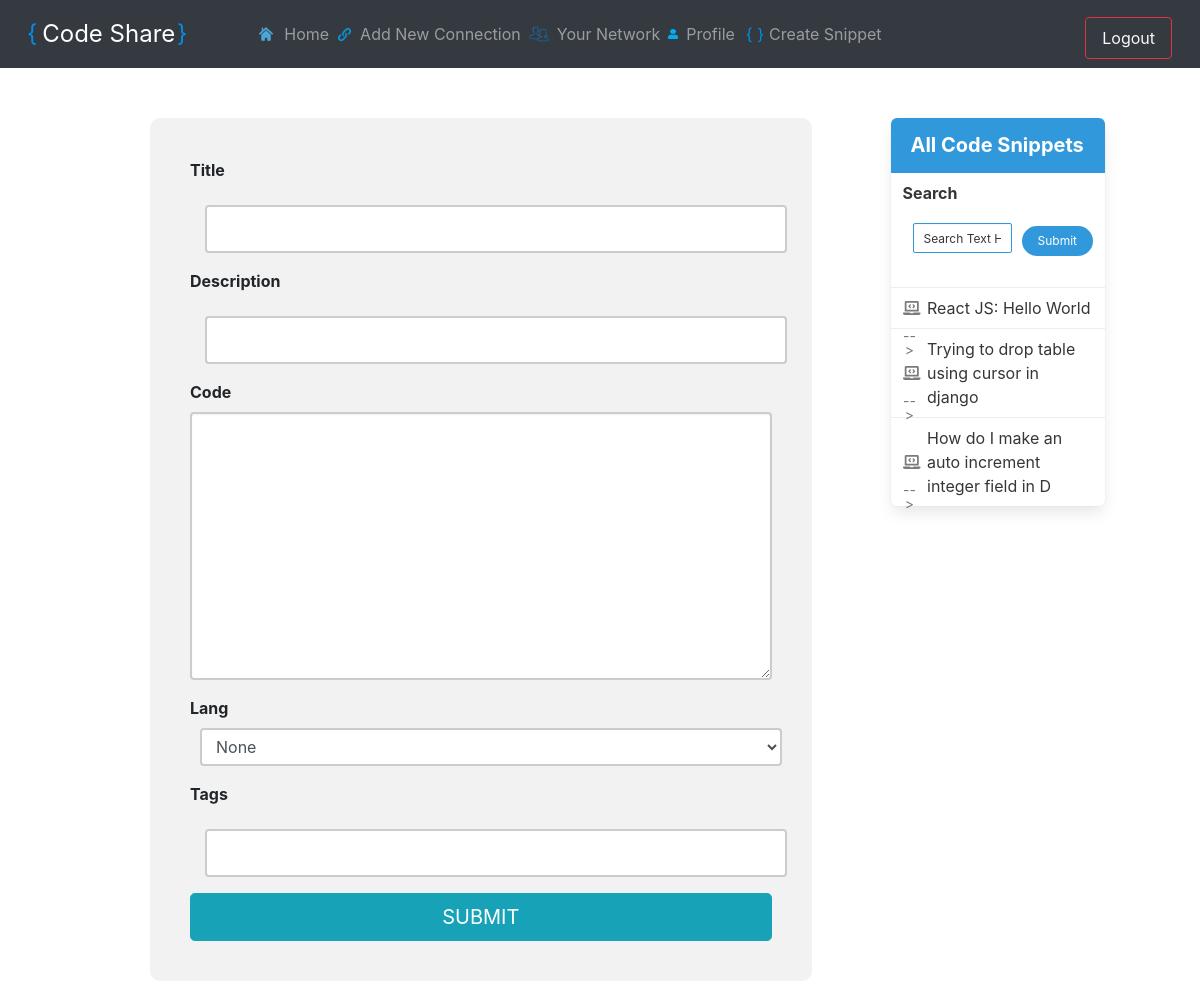
Screenshot of /snip/ (signed in) with the database file from the repository.
### feed/models.py (models this page shows, shortened)
class Post(models.Model):
    id = models.AutoField(primary_key=True)
    title = models.CharField(max_length=50, null=True)
    description = models.CharField(max_length=255, blank=True)
    code = models.TextField(blank=True, null=True)
    langs = [('text', 'None'),
            ('Markup', 'markup'),
            ('html', 'html'),
             ('CSS', 'css'),
             ('C-like', 'clike'),
             ('JavaScript', 'javascript, js'),
             ('Arduino', 'arduino'),
             ('Bash', 'bash, shell'),
             ('BASIC', 'basic'),
             ('C', 'c'),
             ('C#', 'csharp, cs, dotnet'),
             ('Cpp', 'cpp'),
             ('CoffeeScript', 'coffeescript, coffee'),
             ('CMake', 'cmake'),
             ('Clojure', 'clojure'),
             ('Django/Jinja2', 'django, jinja2'),
             ('Docker', 'docker, dockerfile'),
             ('Git', 'git'),
             ('GameMaker Language', 'gml, gamemakerlanguage'),
             ('Go', 'go'),
             ('GraphQL', 'graphql'),
             ('Groovy', 'groovy'),
             ('Haml', 'haml'),
             ('HTTP', 'http'),
             ('Icon', 'icon'),
             ('Java', 'java'),
             ('JavaDoc', 'javadoc'),
             ('JSDoc', 'jsdoc'),
             ('JSON', 'json'),
             ('JSONP', 'jsonp'),
             ('JSON5', 'json5'),
             ('Kotlin', 'kotlin'),
             ('LaTeX', 'latex, tex, context'),
             ('Latte', 'latte'),
             ('Less', 'less'),
             ('LiveScript', 'livescript'),
             ('Lua', 'lua'),
             ('Makefile', 'makefile'),
             ('Markdown', 'markdown, md'),
             ('MATLAB', 'matlab'),
             ('nginx', 'nginx'),
             ('Objective-C', 'objectivec'),
             ('OpenCL', 'opencl'),
             ('Parser', 'parser'),
             ('Pascal', 'pascal, objectpascal'),
             ('Perl', 'perl'),
             ('PHP', 'php'),
             ('PL/SQL', 'plsql'),
             ('PowerShell', 'powershell'),
             ('Pug', 'pug'),
             ('Python', 'python, py'),
             ('R', 'r'),
             ('React JSX', 'jsx'),
             ('React TSX', 'tsx'),
             ('Regex', 'regex'),
             ('Ruby', 'ruby, rb'),
             ('Rust', 'rust'),
             ('SAS', 'sas'),
             ('Sass (Sass)', 'sass'),
             ('Sass (Scss)', 'scss'),
             ('Scala', 'scala'),
             ('SQL', 'sql'),
             ('Stylus', 'stylus'),
             ('Swift', 'swift'),
             ('Twig', 'twig'),
             ('TypeScript', 'typescript, ts'),
             ('Velocity', 'velocity'),
             ('vim', 'vim'),
             ('Visual Basic', 'visual-basic, vb'),
             ('Wiki markup', 'wiki'),
             ('YAML', 'yaml, yml'),
             ('Zig', 'zig'),
             ]
    lang = models.CharField(max_length=18, choices=langs, default='text')
    author = models.ForeignKey(User, on_delete=models.CASCADE)
    tags = models.CharField(max_length=100, blank=True)
    posted_on = models.DateTimeField(auto_now_add=True)
    updated_at = models.DateTimeField(auto_now=True)

### snip_app/views.py (the view, shortened to what this page needs)
@login_required
def index(request):
    snips=Post.objects.order_by('-updated_at')[:8]
    form=snipForm(initial={'author':request.user})
    searchform=searchForm()
    return render(request, "index.html", {'searchform':searchform,'form':form, 'snips':snips})

### snip_app/forms.py
class searchForm(forms.Form):
    helper = FormHelper()
    search = forms.CharField(max_length=100, widget= forms.TextInput
                           (attrs={'class':'is-small input is-info', 'placeholder':'Search Text Here'}))

class snipForm(forms.ModelForm):
    helper = FormHelper()
    class Meta:
        model=Post
        widgets = {'author': forms.HiddenInput()}
        fields= ('title', 'description', 'code', 'lang', 'tags', 'author')

### snip_app/templates/index.html (shortened to what this page needs)
{% extends 'base.html' %}
{% load static %}
{% block content %}
{% load crispy_forms_tags %}
<article>
  <div class="main">
    <form method="POST" class="uniForm snipform" style="font-weight: 700 !important;">
      {{ form|crispy}}
      <div class="field">
        <div class="control">
          <button class="btn btn-lg btn-info btn-block text-uppercase is-rounded" type="submit">Submit</button>
        </div>
      </div>
    </form>
  </div>
</article>
{% endblock %}

### snip_app/templates/base.html (shortened to what this page needs)
{% load static %}
{% load crispy_forms_tags %}
<!DOCTYPE html>
<html>
<head>
<link
  rel="stylesheet"
  href="https://maxcdn.bootstrapcdn.com/bootstrap/4.0.0/css/bootstrap.min.css"
/>
<link
  rel="stylesheet"
  type="text/css"
  href="https://dl.dropboxusercontent.com/s/ecyb1drs5j1jyjf/styles.css?dl=0"
/>
<link href="{% static 'css/prism.css' %}" rel="stylesheet" />
<link href="{% static 'css/style.css' %}" rel="stylesheet" />
  <link href="{% static 'css/prism.css' %}" rel="stylesheet" />
  <link rel="stylesheet" href="{% static 'css/bulma.min.css' %}">
</head>
<body>
  <nav class="navbar navbar-dark bg-dark navbar-expand-lg">
      <a class="nav-item nav-link" style="font-size: x-large;color:white" href="{% url 'home' %}"
            ><span style="color: rgb(2, 141, 233); margin-right:5px;margin-left:-5px">{</span>Code Share
            <span style="color: rgb(2, 141, 233); margin-right:5px;margin-left:-5px">}</span>
        </a>
      <div class="collapse navbar-collapse" id="navbarNavAltMarkup">
        <div class="navbar-nav">
          <img src="{% static 'h.png' %}" style="height:20px; width:20px; margin-top: 10px;" />
          <a class="nav-item nav-link" href="{% url 'home' %}">Home</a>
          {% if user.is_authenticated %}
          <img src="{% static 'link.png' %}" style="height:15px; width:15px; margin-top: 13px;" />
          <a class="nav-item nav-link" href="{% url 'users_list' %}"
            >Add New Connection</a
          >
          <img src="{% static 'net1.png' %}" style="height:20px; width:20px; margin-top: 10px;" />
          <a class="nav-item nav-link" href="{% url 'friend_list' %}"
            >Your Network</a
          >
          <img src="{% static 'p.png' %}" style="height:10px; width:10px; margin-top: 15px;" />
          <a class="nav-item nav-link" href="{% url 'my_profile' %}">Profile</a>
          <a class="nav-item nav-link" href="{% url 'snip_index' %}"
            ><span style="color: rgb(2, 141, 233); margin-right:5px;margin-left:-5px">{ }</span>Create Snippet</a
          >
          {% endif %}
        </div>
      </div>
      <div class="navbar-end">
        <div class="navbar-item">
          <div class="buttons">
            {% if user.is_authenticated %}
          <a
            class="nav-item nav-link btn btn-outline-danger ml-4 text-light"
            href="{% url 'logout' %}"
            >Logout</a
          >
          {% endif %}
          </div>
        </div>
      </div>
    </nav>
  <div class="container" style="margin-top: 50px;">
    <div class="block">
      <div class="columns">
        <div class="column is-three-quarters main">
          <div class="container">
            <div class="is-block">
              {% block content %}
              {% endblock %}
            </div>
          </div>
        </div>
        <div class="column is-one-quarter sidebar" style="margin-left: 40px ;">
          <article class="panel is-info">
            <p class="panel-heading">
              All Code Snippets
            </p>
            <div class="panel-block">
              <form method="POST" class="uniForm searchform is-left" style="font-weight: 700 !important;">
                {{ searchform|crispy }}
              </form>
              <button class="button is-info is-small is-rounded is-right" style="margin-top: 22px; margin-left: 20px;">Submit</button>
            </div>
            {% for i in snips %}
            <a class="panel-block" href="{% url 'search_post_by_id'%}?id={{i.id}}">
              <span class="panel-icon is-left">
                <i class="fas fa-laptop-code">&nbsp; &nbsp;</i>
              </span>{{i.title}}
            </a>
            {% endfor %}
          </article>
        </div>
      </div>
    </div>
  </div>
</body>
</html>

### snip_app/templates/index.html (style rules this page uses)
.snipform { border-radius: 10px; background-color: #f2f2f2; padding: 40px; }
.snipform input { margin: 15px !important; padding: 10px 5px; border: 2px solid #ccc; border-radius: 4px; }
.snipform textarea { width: 100%; height: 150px; padding: 12px 20px; box-sizing: border-box; border: 2px solid #ccc; border-radius: 4px; background-color: #ffffff; resize:vertical; overflow:auto; }
.snipform select { margin-left: 10px; padding-top: 5px; padding-bottom: 5px; padding-left: 10px; padding-right: 10px; border: 2px solid #ccc; border-radius: 4px; }

### snip_app/templates/base.html (style rules this page uses)
.searchform input { margin: 10px !important; padding: 10px 10px; border: 1px solid #ccc; border-radius: 10px; }

### rows the page displays
Post: title "React JS: Hello World"
Post: title "Trying to drop table using cursor in django"
Post: title "How do I make an auto increment integer field in D"
